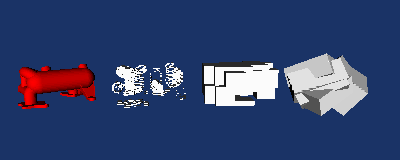

Recreate this plot in Python.
#!/usr/bin/env python

# Visualize spatial decomposition of an STL model using three different
# locators: vtkPointLocator, vtkCellLocator, and vtkOBBTree via
# vtkSpatialRepresentationFilter.

import os

# Factory overrides
import vtkmodules.vtkInteractionStyle  # noqa: F401
import vtkmodules.vtkRenderingOpenGL2  # noqa: F401

from vtkmodules.vtkCommonDataModel import (
    vtkCellLocator,
    vtkPointLocator,
)
from vtkmodules.vtkFiltersGeneral import (
    vtkOBBTree,
    vtkSpatialRepresentationFilter,
)
from vtkmodules.vtkIOGeometry import vtkSTLReader
from vtkmodules.vtkRenderingCore import (
    vtkActor,
    vtkCamera,
    vtkPolyDataMapper,
    vtkRenderWindow,
    vtkRenderWindowInteractor,
    vtkRenderer,
)

# Data directory
data_dir = os.environ.get("VPE_DATA_DIR", os.path.dirname(os.path.abspath(__file__)))

# Read STL model
reader = vtkSTLReader()
reader.SetFileName(os.path.join(data_dir, "42400-IDGH.stl"))

data_mapper = vtkPolyDataMapper()
data_mapper.SetInputConnection(reader.GetOutputPort())

model_actor = vtkActor()
model_actor.SetMapper(data_mapper)
model_actor.GetProperty().SetColor(1, 0, 0)
model_actor.VisibilityOn()

# vtkPointLocator decomposition
point_locator = vtkPointLocator()
point_locator.AutomaticOff()
point_locator.SetMaxLevel(3)

point_boxes = vtkSpatialRepresentationFilter()
point_boxes.SetInputConnection(reader.GetOutputPort())
point_boxes.SetSpatialRepresentation(point_locator)
point_boxes.SetGenerateLeaves(1)
point_boxes.Update()

point_output = point_boxes.GetOutput().GetBlock(point_boxes.GetMaximumLevel() + 1)

point_box_mapper = vtkPolyDataMapper()
point_box_mapper.SetInputData(point_output)

point_box_actor = vtkActor()
point_box_actor.SetMapper(point_box_mapper)
point_box_actor.AddPosition(15, 0, 0)

# vtkCellLocator decomposition
cell_locator = vtkCellLocator()
cell_locator.AutomaticOff()
cell_locator.SetMaxLevel(3)

cell_boxes = vtkSpatialRepresentationFilter()
cell_boxes.SetInputConnection(reader.GetOutputPort())
cell_boxes.SetSpatialRepresentation(cell_locator)
cell_boxes.SetGenerateLeaves(1)
cell_boxes.Update()

cell_output = cell_boxes.GetOutput().GetBlock(cell_boxes.GetMaximumLevel() + 1)

cell_box_mapper = vtkPolyDataMapper()
cell_box_mapper.SetInputData(cell_output)

cell_box_actor = vtkActor()
cell_box_actor.SetMapper(cell_box_mapper)
cell_box_actor.AddPosition(30, 0, 0)

# vtkOBBTree decomposition
obb_tree = vtkOBBTree()
obb_tree.AutomaticOff()
obb_tree.SetMaxLevel(3)

obb_boxes = vtkSpatialRepresentationFilter()
obb_boxes.SetInputConnection(reader.GetOutputPort())
obb_boxes.SetSpatialRepresentation(obb_tree)
obb_boxes.SetGenerateLeaves(1)
obb_boxes.Update()

obb_output = obb_boxes.GetOutput().GetBlock(obb_boxes.GetMaximumLevel() + 1)

obb_box_mapper = vtkPolyDataMapper()
obb_box_mapper.SetInputData(obb_output)

obb_box_actor = vtkActor()
obb_box_actor.SetMapper(obb_box_mapper)
obb_box_actor.AddPosition(45, 0, 0)

# Renderer
renderer = vtkRenderer()
renderer.AddActor(model_actor)
renderer.AddActor(point_box_actor)
renderer.AddActor(cell_box_actor)
renderer.AddActor(obb_box_actor)
renderer.SetBackground(0.1, 0.2, 0.4)

# Window
render_window = vtkRenderWindow()
render_window.SetMultiSamples(0)
render_window.AddRenderer(renderer)
render_window.SetSize(400, 160)
render_window.SetWindowName("spatial rep all")

# Interactor
interactor = vtkRenderWindowInteractor()
interactor.SetRenderWindow(render_window)

# Scene
camera = vtkCamera()
camera.SetPosition(148.579, 136.352, 214.961)
camera.SetFocalPoint(151.889, 86.3178, 223.333)
camera.SetViewAngle(30)
camera.SetViewUp(0, 0, -1)
camera.SetClippingRange(1, 100)
renderer.SetActiveCamera(camera)

interactor.Initialize()
interactor.Start()
